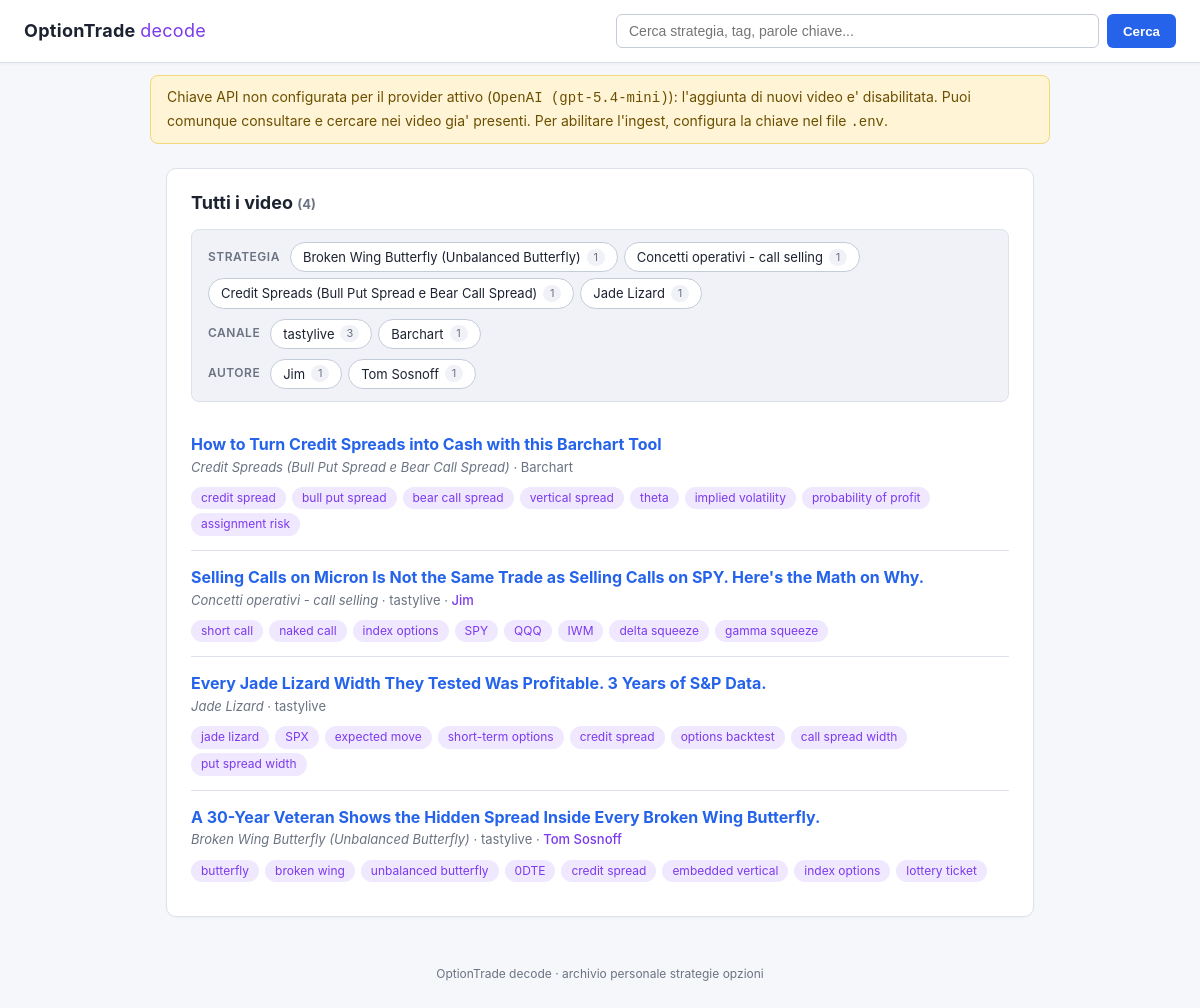
Screenshot of /search with the database file from the repository.
### tables this page shows
CREATE TABLE videos (
    id           INTEGER PRIMARY KEY AUTOINCREMENT,
    url          TEXT NOT NULL UNIQUE,
    video_id     TEXT NOT NULL,
    titolo       TEXT NOT NULL DEFAULT '',
    canale       TEXT NOT NULL DEFAULT '',
    durata_sec   INTEGER,
    lingua_orig  TEXT NOT NULL DEFAULT '',
    strategia    TEXT NOT NULL DEFAULT '',
    tag          TEXT NOT NULL DEFAULT '',
    trascrizione TEXT NOT NULL DEFAULT '',
    sintesi_it   TEXT NOT NULL DEFAULT '',
    created_at   TEXT NOT NULL
, autore TEXT NOT NULL DEFAULT '', topics TEXT NOT NULL DEFAULT '');

### app.py (the view)
@app.route("/search")
def search():
    query = (request.args.get("q") or "").strip()
    strategia = (request.args.get("strategia") or "").strip() or None
    canale = (request.args.get("canale") or "").strip() or None
    autore = (request.args.get("autore") or "").strip() or None
    risultati = db.search(query, strategia=strategia, canale=canale, autore=autore)
    return render_template(
        "search.html",
        query=query,
        risultati=risultati,
        facets=db.facets(),
        filtro_strategia=strategia,
        filtro_canale=canale,
        filtro_autore=autore,
    )

### app.py (called while the page is built)
@app.context_processor
def inject_globals():
    return {
        "api_key_present": has_api_key(),
        "provider_label": provider_label(),
    }

### db.py (called while the page is built, shortened)
@contextmanager
def connect() -> Iterator[sqlite3.Connection]:
    DB_PATH.parent.mkdir(parents=True, exist_ok=True)
    conn = sqlite3.connect(DB_PATH)
    conn.row_factory = sqlite3.Row
    try:
        yield conn
        conn.commit()
    finally:
        conn.close()

def list_recent(
    limit: int = 50,
    *,
    strategia: str | None = None,
    canale: str | None = None,
    autore: str | None = None,
) -> list[sqlite3.Row]:
    where, params = _filter_clauses(strategia, canale, autore)
    sql = (
        "SELECT id, titolo, strategia, tag, topics, canale, autore, created_at "
        "FROM videos"
    )
    if where:
        sql += " WHERE " + " AND ".join(where)
    sql += " ORDER BY id DESC LIMIT ?"
    params.append(limit)
    with connect() as conn:
        return conn.execute(sql, params).fetchall()

def search(
    query: str,
    limit: int = 50,
    *,
    strategia: str | None = None,
    canale: str | None = None,
    autore: str | None = None,
) -> list[sqlite3.Row]:
    if not query.strip():
        return list_recent(limit, strategia=strategia, canale=canale, autore=autore)

def _filter_clauses(
    strategia: str | None,
    canale: str | None,
    autore: str | None,
    table_alias: str = "",
) -> tuple[list[str], list]:
    prefix = f"{table_alias}." if table_alias else ""
    where: list[str] = []
    params: list = []
    if strategia:
        where.append(f"{prefix}strategia = ?")
        params.append(strategia)
    if canale:
        where.append(f"{prefix}canale = ?")
        params.append(canale)
    if autore:
        where.append(f"{prefix}autore = ?")
        params.append(autore)
    return where, params

### ingest.py (called while the page is built)
def _provider() -> str:
    return (os.getenv("LLM_PROVIDER", "openai") or "openai").strip().lower()

def has_api_key() -> bool:
    if _provider() == "anthropic":
        return bool(os.getenv("ANTHROPIC_API_KEY", "").strip())
    return bool(os.getenv("OPENAI_API_KEY", "").strip())

def provider_label() -> str:
    p = _provider()
    if p == "anthropic":
        return f"Anthropic ({os.getenv('CLAUDE_MODEL', 'claude-sonnet-4-6')})"
    return f"OpenAI ({os.getenv('OPENAI_MODEL', 'gpt-5.4-mini')})"

### templates/search.html (shortened to what this page needs)
{% extends "base.html" %}
{% block content %}
<section class="card">
  <h2>
    {% if query %}Risultati per "{{ query }}"{% else %}Tutti i video{% endif %}
    <span class="muted small">({{ risultati|length }})</span>
  </h2>
  {% set base_endpoint = 'search' %}
  {% set base_query = {'q': query} %}
  {% include "_filter_bar.html" %}
  {% if risultati %}
    <ul class="video-list">
      {% for r in risultati %}
        <li>
          <a href="{{ url_for('video_detail', video_pk=r['id']) }}"><strong>{{ r['titolo'] or '(senza titolo)' }}</strong></a>
          <div class="meta">
            {% if r['strategia'] %}<em>{{ r['strategia'] }}</em>{% endif %}
            {% if r['canale'] %}&middot; {{ r['canale'] }}{% endif %}
            {% if r['autore'] %}&middot; <span class="autore">{{ r['autore'] }}</span>{% endif %}
          </div>
          {% if r['tag'] %}<div class="tags">{% for t in r['tag'].split(',') %}<span class="tag">{{ t.strip() }}</span>{% endfor %}</div>{% endif %}
        </li>
      {% endfor %}
    </ul>
  {% else %}
    <p class="muted">Nessun risultato.</p>
  {% endif %}
</section>
{% endblock %}

### templates/_filter_bar.html (shortened to what this page needs)
{% if facets.strategia or facets.canale %}
<div class="filter-bar">
  {% if facets.strategia %}
    <div class="group">
      <span class="label">Strategia</span>
      {% for nome, n in facets.strategia[:12] %}
        <a class="chip {% if filtro_strategia == nome %}active{% endif %}"
           href="{{ chip_url(base_endpoint, base_query, 'strategia', None if filtro_strategia == nome else nome)|trim }}">
          {{ nome }} <span class="count">{{ n }}</span>
        </a>
      {% endfor %}
    </div>
  {% endif %}
  {% if facets.canale %}
    <div class="group">
      <span class="label">Canale</span>
      {% for nome, n in facets.canale[:12] %}
        <a class="chip {% if filtro_canale == nome %}active{% endif %}"
           href="{{ chip_url(base_endpoint, base_query, 'canale', None if filtro_canale == nome else nome)|trim }}">
          {{ nome }} <span class="count">{{ n }}</span>
        </a>
      {% endfor %}
    </div>
  {% endif %}
  {% if facets.autore %}
    <div class="group">
      <span class="label">Autore</span>
      {% for nome, n in facets.autore[:12] %}
        <a class="chip {% if filtro_autore == nome %}active{% endif %}"
           href="{{ chip_url(base_endpoint, base_query, 'autore', None if filtro_autore == nome else nome)|trim }}">
          {{ nome }} <span class="count">{{ n }}</span>
        </a>
      {% endfor %}
    </div>
  {% endif %}
</div>
{% endif %}

### static/style.css (style rules this page uses)
:root { --bg: #f6f7fb; --panel: #ffffff; --panel-2: #f0f2f7; --text: #1c2230; --muted: #6b7382; --accent: #2563eb; --accent-soft: #e0ebff; --accent-2: #7c3aed; --accent-2-soft: #efe8ff; --warn-bg: #fff4d6; --warn-fg: #6b4f00; --warn-border: #f3d97c; --err-bg: #ffe5e5; --err-fg: #8a1111; --err-border: #f3a8a8; --ok-bg: #def7e3; --ok-fg: #155724; --ok-border: #97e0a3; --border: #dde1ea; --border-strong: #c4ccd9; --highlight: #fff3a8; }
* { box-sizing: border-box; }
body { margin: 0; font-family: -apple-system, BlinkMacSystemFont, "Segoe UI", Roboto, "Helvetica Neue", Arial, sans-serif; background: var(--bg); color: var(--text); line-height: 1.55; }
.card { background: var(--panel); border: 1px solid var(--border); border-radius: 10px; padding: 20px 24px; margin-bottom: 20px; box-shadow: 0 1px 2px rgba(0,0,0,0.03); }
.card h2 { margin: 0 0 12px 0; font-size: 18px; }
.muted { color: var(--muted); }
.small { font-size: 13px; }
.filter-bar { display: flex; flex-direction: column; gap: 10px; padding: 12px 16px; background: var(--panel-2); border: 1px solid var(--border); border-radius: 8px; margin-bottom: 16px; }
.filter-bar .group { display: flex; flex-wrap: wrap; align-items: center; gap: 6px; }
.filter-bar .label { font-size: 12px; font-weight: 600; color: var(--muted); text-transform: uppercase; letter-spacing: 0.5px; margin-right: 4px; }
.chip { display: inline-flex; align-items: center; gap: 6px; background: var(--panel); border: 1px solid var(--border-strong); color: var(--text); padding: 4px 12px; border-radius: 999px; font-size: 13px; text-decoration: none; transition: all 0.15s; cursor: pointer; }
.chip .count { font-size: 11px; color: var(--muted); background: var(--panel-2); border-radius: 999px; padding: 0 6px; min-width: 18px; text-align: center; }
.video-list { list-style: none; padding: 0; margin: 0; }
.video-list li { padding: 14px 0; border-bottom: 1px solid var(--border); }
.video-list li:last-child { border-bottom: 0; }
.video-list a { color: var(--accent); text-decoration: none; }
.meta { color: var(--muted); font-size: 13px; }
.tags { margin-top: 6px; }
.tag { display: inline-block; background: var(--accent-2-soft); color: var(--accent-2); padding: 2px 10px; border-radius: 999px; font-size: 12px; margin-right: 6px; margin-top: 4px; }
.autore { color: var(--accent-2); font-weight: 500; }

### rows the page displays
videos: strategia "Broken Wing Butterfly (Unbalanced Butterfly)", id "1", autore "Tom Sosnoff", titolo "A 30-Year Veteran Shows the Hidden Spread Inside Every Broken Wing Butterfly.", canale "tastylive", strip "butterfly" "broken wing" "unbalanced butterfly" "0DTE" "credit spread" "embedded vertical" "index options" "lottery ticket"
videos: titolo "How to Turn Credit Spreads into Cash with this Barchart Tool", strategia "Credit Spreads (Bull Put Spread e Bear Call Spread)", canale "Barchart", strip "credit spread" "bull put spread" "bear call spread" "vertical spread" "theta" "implied volatility" "probability of profit" "assignment risk"
videos: titolo "Selling Calls on Micron Is Not the Same Trade as Selling Calls on SPY. Here's the Math on Why.", strategia "Concetti operativi - call selling", canale "tastylive", autore "Jim", strip "short call" "naked call" "index options" "SPY" "QQQ" "IWM" "delta squeeze" "gamma squeeze"
videos: titolo "Every Jade Lizard Width They Tested Was Profitable. 3 Years of S&P Data.", strategia "Jade Lizard", canale "tastylive", strip "jade lizard" "SPX" "expected move" "short-term options" "credit spread" "options backtest" "call spread width" "put spread width"

### other values shown
{{ provider_label }} "OpenAI (gpt-5.4-mini)"
{{ risultati|length }} "4"
{{ nome }} "Concetti operativi - call selling" "Credit Spreads (Bull Put Spread e Bear Call Spread)" "Jade Lizard"
{{ n }} "1" "1" "1"
{{ nome }} "tastylive" "Barchart"
{{ n }} "3" "1"
{{ nome }} "Jim"
{{ n }} "1"
